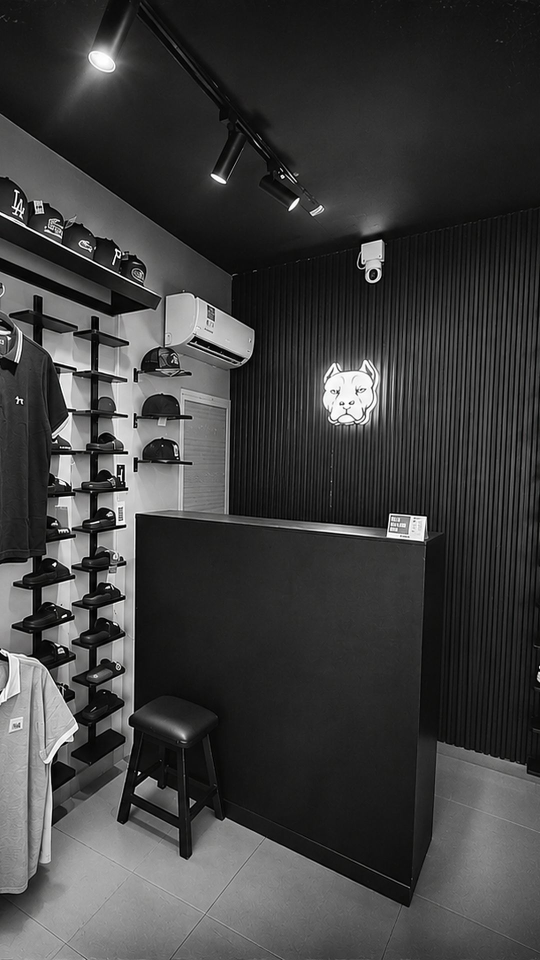
#> input picture fotos/portada-movil.jpg, 1080 x 1920 px (shown at 1/2 size)
$ python -i encuadrar.py   (imports and definitions only)
#> lines starting #> are read from the running program, lines starting #| are printed output that depends on the picture
#> in encuadrar, im is the input picture: PIL image 1080x1920 RGB; mean R, G, B 62.6, 62.6, 62.5
"""Encuadra una foto de producto: detecta la prenda (tela de color) y la deja siempre del mismo tamaño y centrada.
Uso: python3 _herramientas/encuadrar.py ORIGEN DESTINO x0,y0,x1,y1 [alto_prenda=0.80] [debug.jpg]
La caja x0,y0,x1,y1 es la prenda en píxeles de la foto original (de la pretina al ruedo, sin el gancho).
La detección automática por color existe pero falla con fondos azules o tela clara: es mejor pasar la caja."""
import sys, cv2, numpy as np
from PIL import Image, ImageOps
def caja_prenda(rgb):
    h,w=rgb.shape[:2];s=600/max(h,w)
#> after `h, w = rgb.shape[:2]`: h = 1920; w = 1080
#> after `s = 600 / max(h, w)`: s = 0.312
    sm=cv2.resize(rgb,None,fx=s,fy=s,interpolation=cv2.INTER_AREA)
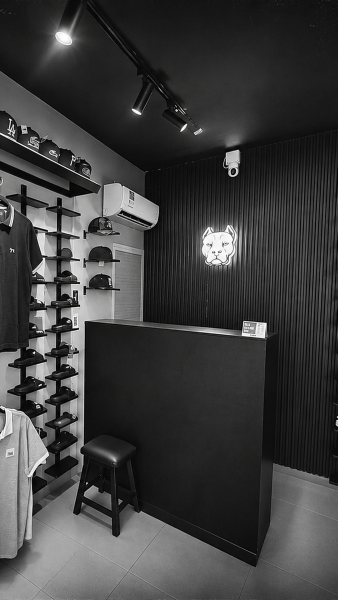
#> sm: shape (600, 338, 3); mean R, G, B 62.6, 62.6, 62.5
    hsv=cv2.cvtColor(sm,cv2.COLOR_RGB2HSV)
#> hsv: shape (600, 338, 3); mean H, S, V 2.5, 1, 62.6
    H,S,V=hsv[...,0].astype(int),hsv[...,1].astype(int),hsv[...,2].astype(int)
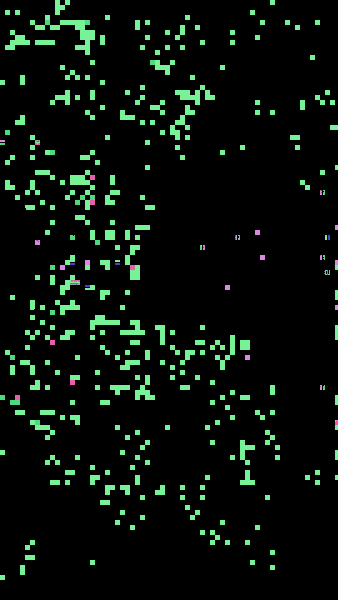
#> H: shape (600, 338) int64; 15 distinct labels, from 0 to 173; one colour per label, 0 black
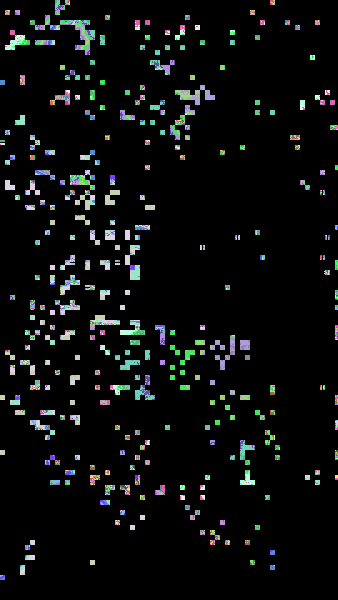
#> S: shape (600, 338) int64; 46 distinct labels, from 0 to 128; one colour per label, 0 black
    m=((H>=90)&(H<=130)&(S>=35)&(V>=45)).astype(np.uint8)          # tela azul (jean)
#> m: shape (600, 338); every value is 0
    m=cv2.morphologyEx(m,cv2.MORPH_CLOSE,np.ones((9,9),np.uint8))
    m=cv2.morphologyEx(m,cv2.MORPH_OPEN,np.ones((5,5),np.uint8))
    n,lab,st,_=cv2.connectedComponentsWithStats(m)
#> lab: shape (600, 338) int32; every value is 0
#> n = 1; st = [[0, 0, 338, 600, 202800]]
#> (the run stopped early here; a loop or call above may not have finished)
